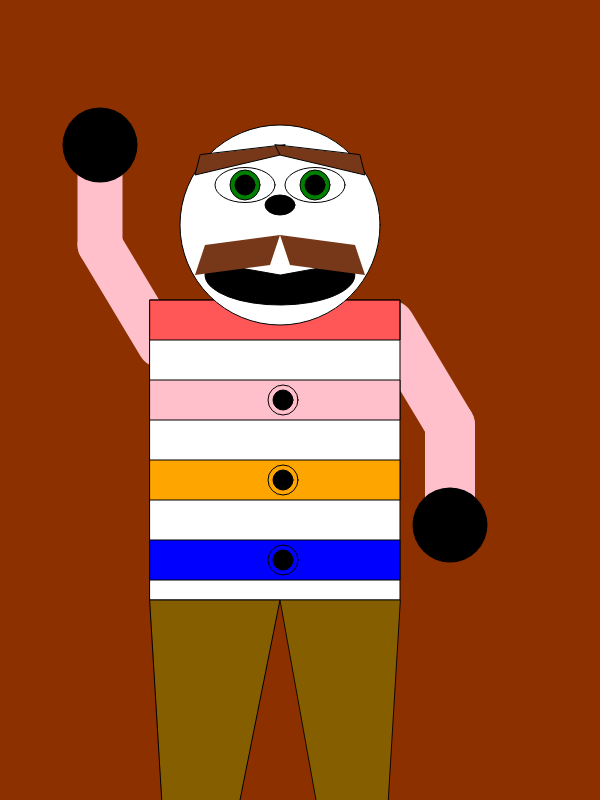
Frame 1 (no input)
Frame 60 (no input): identical to frame 1, image omitted
Frame 120 (the mouse pressed at the canvas centre since frame 60): identical to frame 1, image omitted

The p5.js sketch that drew this single still picture (run headless with seeded random() and noise() and a simulated clock; from frame 60 on, the mouse is pressed at the canvas centre):

// p5.js sketch
// ── sketch.js
function setup(){
  // creating a canvas to draw on
  createCanvas( 600, 800 );
}


function draw(){
// background
   background( 'rgb(140, 48, 0)' );

   /* ***************************** */
   /* MAIN SANDBOX */
   /* ***************************** */
   push();

   // set the grid center( x:0, y:0 )
   // to canvas center
   translate( 300, 400 );


   /* ***************************** */
   /* ARMS */
   /* ***************************** */
   push();
   translate( 0, -55 );

   // left arm
   stroke( 'pink' );
   strokeWeight( 45 );
   line( -140, 0, -200, -100 );
   line( -200, -100, -200, -200 );

   // hand
   stroke( 'black' );
   strokeWeight( 75 );
   point( -200, -200 );

   // right arm
   translate( -50, -20);
   rotate( PI );
   stroke( 'pink' );
   strokeWeight( 50 );
   line( -140, 0, -200, -100 );
   line( -200, -100, -200, -200 );

   // hand
   stroke( 'black' );
   strokeWeight( 75 );
   point( -200, -200 );

   pop(); // ARMS END


   /* ***************************** */
   /* BODY */
   /* ***************************** */
   push();
   // main shirt rectangle
   rect( -150, -100, 250, 300 );

   // multi color stripes on the shirt
   push();
   fill( 'rgba(255, 0, 0, 0.66)' );
   translate(-150, -100);
   rect(0, 0, 250, 40);
   translate(0, 80);

   fill('pink')
   rect(0, 0, 250, 40);
   translate(0, 80);

   fill('orange')
   rect(0, 0, 250, 40);
   translate(0, 80);

   fill('blue')
   rect(0, 0, 250, 40);
   pop();


   // buttons that are on the shirt
   noFill();
   ellipse( -17, 0, 30 );

   fill('black')
   ellipse( -17, 0, 20 );

   noFill();
   ellipse( -17, 80, 30 );

   fill('black')
   ellipse( -17, 80, 20 );

   noFill();
   ellipse( -17, 160, 30 );

   fill('black')
   ellipse( -17, 160, 20 );

   pop(); // BODY END!


   /* ***************************** */
   /* LEGS */
   /* ***************************** */
   push();
   translate( 0, 200 );

   // left leg
   translate(-20, 0);
   fill( 'rgb(133, 94, 0)' );
   triangle( -130, 0, 0, 0, -100, 500 );
   // right leg
   scale(-.75, 1 );
   triangle( -160, 0, 0, 0, -120, 500 );
   pop();
    // LEGS END


   /* ***************************** */
   /* HEAD */
   /* ***************************** */
   push();
   translate( -20, -175 );

   fill( 'rgba(10, 206, 50)' );
   ellipse( 0, 0, 200, 200 );

   // mouth
   fill( 0 );
   arc(
       0,
       50,
       150,
       60,
       radians(350),
       radians(190),
       PIE
   );

   // mustache
   push();
   noStroke();
   fill( 'rgb(119, 56, 25)' );
   quad( 0, 10, -10, 40, -85, 50, -75, 20 );
   scale(-1, 1);
   quad( 0, 10, -10, 40, -85, 50, -75, 20 );
   pop();

   // nose
   ellipse( 0, -20, 30, 20,);


   // eyes
   // left
   push();
   translate( -35, -40 );

   fill(255);
   ellipse( 0, 0, 60, 35 );
   noFill();
   fill( 'green' );
   ellipse( 0, 0, 30 );
   fill( 0 );
   ellipse( 0, 0, 20 );

   fill( 'rgb(119, 56, 25)' );
   quad( 40, -40, 35, -30, -50, -10, -45, -30 );
   pop();

   // right
   push();
   translate( 35, -40 );

   fill(255);
   ellipse( 0, 0, 60, 35 );
   noFill();
   fill( 'green' );
   ellipse( 0, 0, 30 );
   fill( 0 );
   ellipse( 0, 0, 20 );
   fill( 'rgb(119, 56, 25)' );
   quad( -40, -40, -35, -30, 50, -10, 45, -30 );
   pop();

   pop(); // HEAD END




   pop();
}
